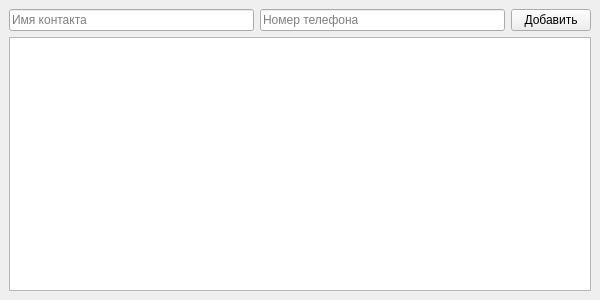
<?xml version="1.0" encoding="UTF-8"?>
<ui version="4.0">
 <class>Task3Window</class>
 <widget class="QMainWindow" name="Task3Window">
  <property name="geometry"><rect><x>0</x><y>0</y><width>600</width><height>300</height></rect></property>
  <widget class="QWidget" name="centralwidget">
   <layout class="QVBoxLayout">
    <item><layout class="QHBoxLayout">
     <item><widget class="QLineEdit" name="le_contact_name"><property name="placeholderText"><string>Имя контакта</string></property></widget></item>
     <item><widget class="QLineEdit" name="le_contact_phone"><property name="placeholderText"><string>Номер телефона</string></property></widget></item>
     <item><widget class="QPushButton" name="btn_add_contact"><property name="text"><string>Добавить</string></property></widget></item>
    </layout></item>
    <item><widget class="QListWidget" name="listContacts"/></item>
   </layout>
  </widget>
 </widget>
 <resources/><connections/>
</ui>
